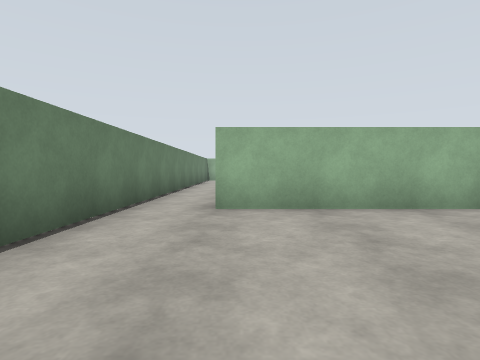
[1] (above)

18 first-person views from a walk through a Gazebo world. The camera is 1.2 m above the floor, tilts 2° down and sees 80° across. The floor is counted in squares, 2 m on a side. Each view is taken from the middle of a square. On the plan, view 1 faces up. The plan holds only what a view shows up to about 9 squares ahead; the rest is blank. The place goes on beyond the plan.

[2]
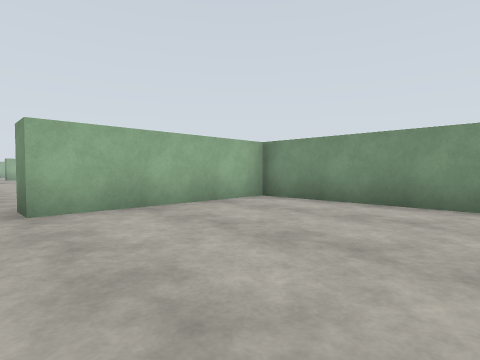

[3]
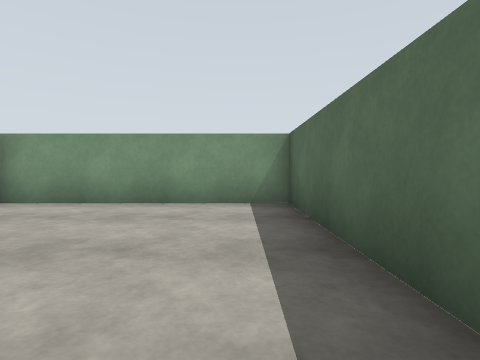

[4]
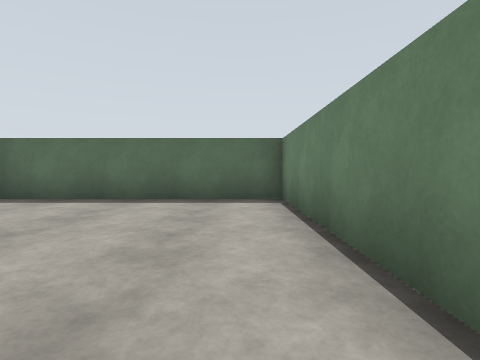

[5]
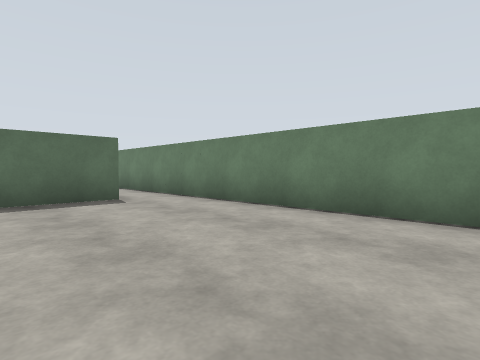

[6]
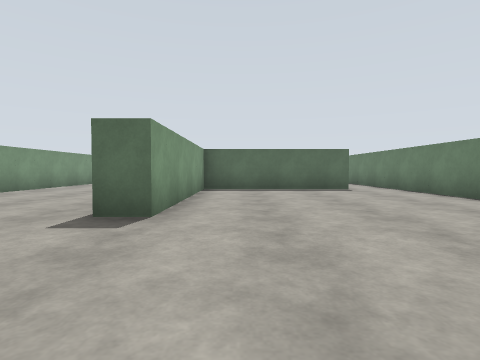

[7]
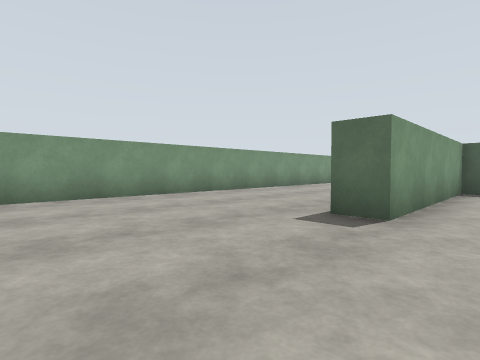

[8]
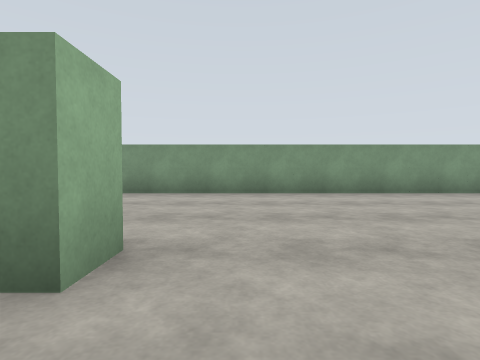

[9]
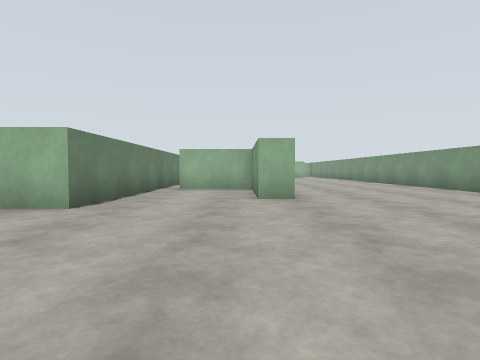

[10]
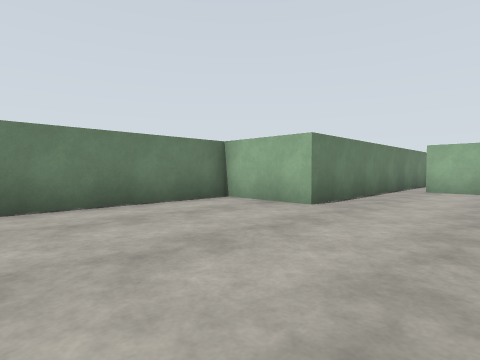

[11]
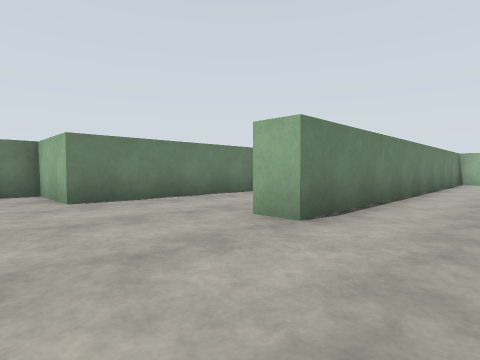

[12]
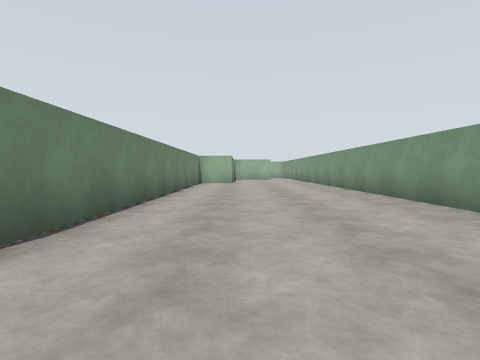

[13]
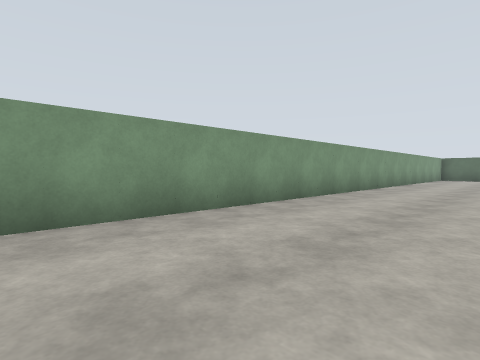

[14]
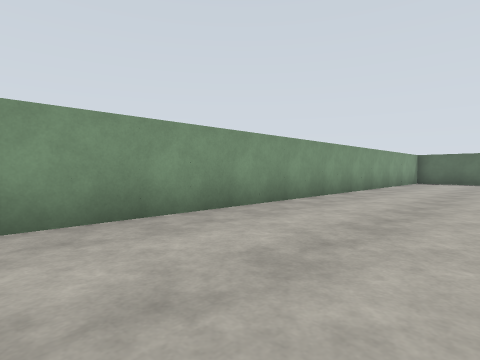

[15]
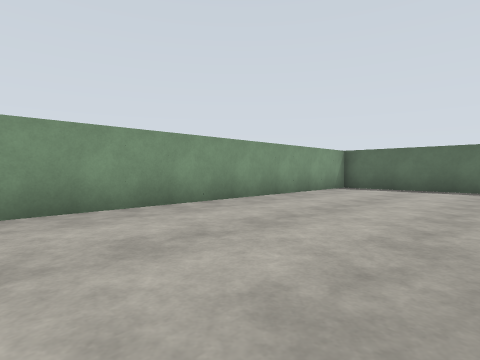

[16]
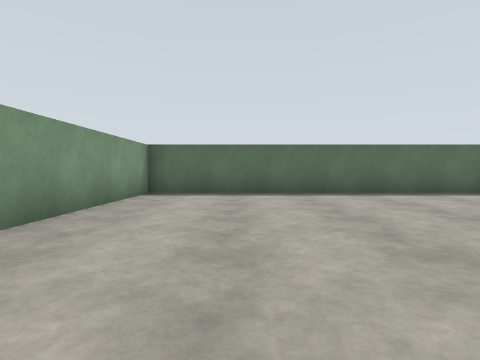

[17]
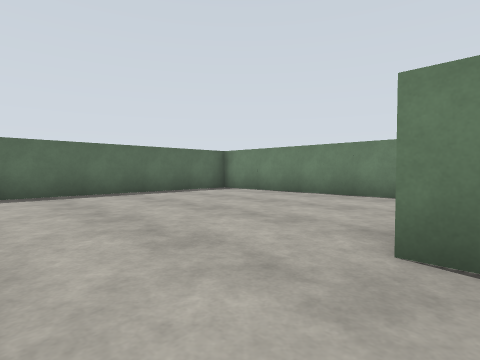

[18]
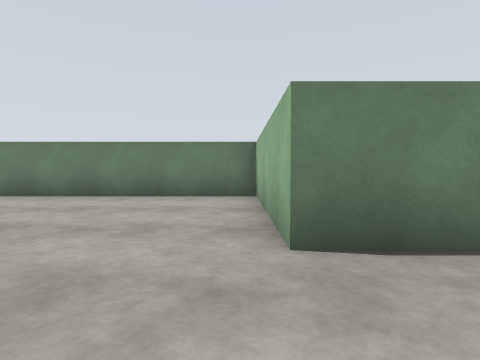

### Floor plan
Points are (right, up) in squares from view 1. A wall is a line through its corners. A room is listed if a view was taken in it or the views show most of it. See-through windows are left out.
Room 1 (views 1, 2, 3)
walls: (-1.9, 4.6) (-1.9, -0.9) (4.1, -0.9) (4.1, 4.4) (-0.4, 4.4)
ways out: opening at (-1, 5) to room 2
Room 2 (views 4, 5, 6, 7, 8, 9, 10, 11, 12, 13, 14, 15, 16, 17, 18)
walls: (-0.4, 4.4) (-0.4, 5.1) (4.1, 5.1) (4.1, 10.4) (4.9, 10.4); (-1.9, 10.8) (-1.9, 4.6); (4.9, -0.1) (4.9, -1.6) (0.4, -1.6) (0.4, -7.6); (0.4, 22.1) (0.4, 16.4) (-1.9, 16.4) (-1.9, 12.4); (0.8, -8.4) (9.4, -8.4) (9.4, 25); (4.1, 25.5) (4.1, 17.9) (3.4, 17.9) (3.4, 20.9) (1.1, 20.9)
ways out: opening at (-1, 5) to room 1

Positions as (right, up) in squares from view 1, and headings:
1: (0, 0), facing up
2: (-1, 0), facing up-right
3: (-1, 0), facing right
4: (-1, 5), facing down
5: (2, 11), facing down-left
6: (3, 14), facing down
7: (3, 14), facing down-right
8: (2, 17), facing right
9: (3, 12), facing up
10: (3, 12), facing up-left
11: (6, 15), facing up-left
12: (6, 16), facing up
13: (6, 11), facing down-right
14: (6, 6), facing down-right
15: (5, 1), facing down-right
16: (7, -1), facing down
17: (7, -1), facing down-left
18: (7, -2), facing left
